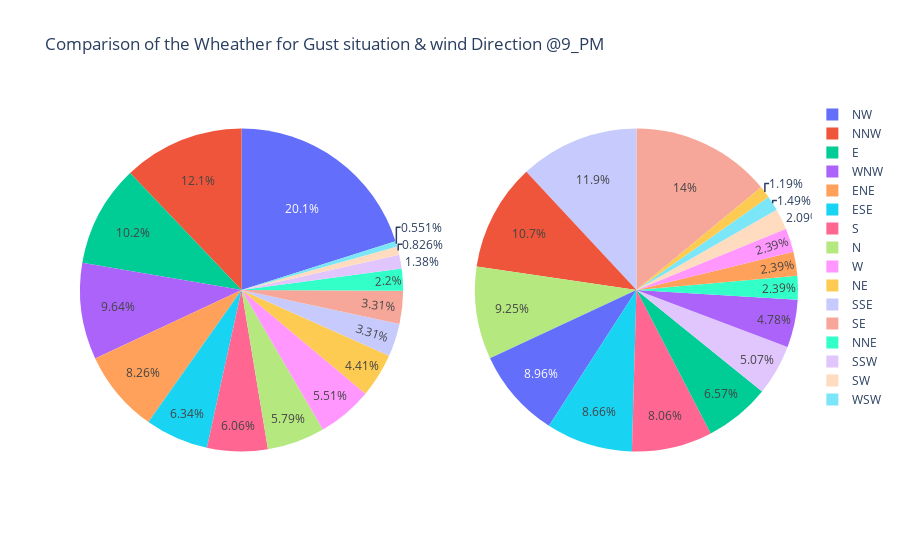
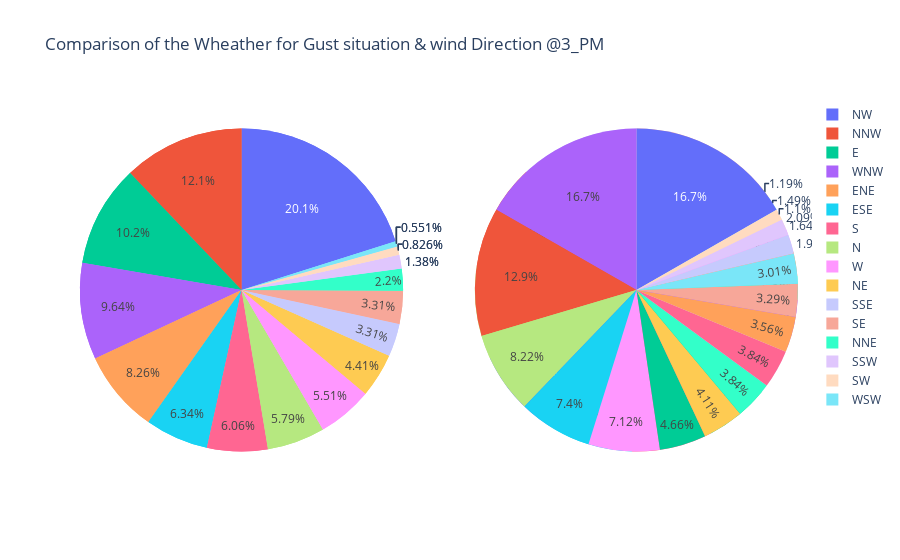

Notebook cell for these charts, in order:
### Code cell
fig = make_subplots(rows=1, cols=2, specs=[[{'type':'domain'}, {'type':'domain'}]])

fig.add_trace(go.Pie(labels=gust.index, values=gust.values, name="WindGustDir"), 1, 1)

fig.add_trace(go.Pie(labels=wdir_nine.index, values=wdir_nine.values, name="WindDir9am"),1, 2)

fig.update_layout(showlegend=True, title_text="Comparison of the Wheather for Gust situation & wind Direction @9_PM")
fig.show()

fig.add_trace(go.Pie(labels=gust.index, values=gust.values, name="WindGustDir"), 1, 1)

fig.add_trace(go.Pie(labels=wdir_three.index, values=wdir_three.values, name="WindDir9am"),1, 2)

fig.update_layout(showlegend=True, title_text="Comparison of the Wheather for Gust situation & wind Direction @3_PM")

### Figure 1 — Plotly figure (JSON) as saved in the notebook; plotly's stock layout.template omitted (floating-point values rounded to 4 significant figures)
{"data": [{"domain": {"x": [0, 0.45], "y": [0, 1]}, "labels": ["NW", "NNW", "E", "WNW", "ENE", "ESE", "S", "N", "W", "NE", "SSE", "SE", "NNE", "SSW", "SW", "WSW"], "name": "WindGustDir", "type": "pie", "values": [73, 44, 37, 35, 30, 23, 22, 21, 20, 16, 12, 12, 8, 5, 3, 2]}, {"domain": {"x": [0.55, 1], "y": [0, 1]}, "labels": ["SE", "SSE", "NNW", "N", "NW", "ESE", "S", "E", "SSW", "WNW", "NNE", "ENE", "W", "SW", "WSW", "NE"], "name": "WindDir9am", "type": "pie", "values": [47, 40, 36, 31, 30, 29, 27, 22, 17, 16, 8, 8, 8, 7, 5, 4]}], "layout": {"showlegend": true, "title": {"text": "Comparison of the Wheather for Gust situation & wind Direction @9_PM"}}}

### Figure 2 — Plotly figure (JSON) as saved in the notebook; plotly's stock layout.template omitted (floating-point values rounded to 4 significant figures)
{"data": [{"domain": {"x": [0, 0.45], "y": [0, 1]}, "labels": ["NW", "NNW", "E", "WNW", "ENE", "ESE", "S", "N", "W", "NE", "SSE", "SE", "NNE", "SSW", "SW", "WSW"], "name": "WindGustDir", "type": "pie", "values": [73, 44, 37, 35, 30, 23, 22, 21, 20, 16, 12, 12, 8, 5, 3, 2]}, {"domain": {"x": [0.55, 1], "y": [0, 1]}, "labels": ["SE", "SSE", "NNW", "N", "NW", "ESE", "S", "E", "SSW", "WNW", "NNE", "ENE", "W", "SW", "WSW", "NE"], "name": "WindDir9am", "type": "pie", "values": [47, 40, 36, 31, 30, 29, 27, 22, 17, 16, 8, 8, 8, 7, 5, 4]}, {"domain": {"x": [0, 0.45], "y": [0, 1]}, "labels": ["NW", "NNW", "E", "WNW", "ENE", "ESE", "S", "N", "W", "NE", "SSE", "SE", "NNE", "SSW", "SW", "WSW"], "name": "WindGustDir", "type": "pie", "values": [73, 44, 37, 35, 30, 23, 22, 21, 20, 16, 12, 12, 8, 5, 3, 2]}, {"domain": {"x": [0.55, 1], "y": [0, 1]}, "labels": ["NW", "WNW", "NNW", "N", "ESE", "W", "E", "NE", "NNE", "S", "ENE", "SE", "WSW", "SSE", "SSW", "SW"], "name": "WindDir9am", "type": "pie", "values": [61, 61, 47, 30, 27, 26, 17, 15, 14, 14, 13, 12, 11, 7, 6, 4]}], "layout": {"showlegend": true, "title": {"text": "Comparison of the Wheather for Gust situation & wind Direction @3_PM"}}}
